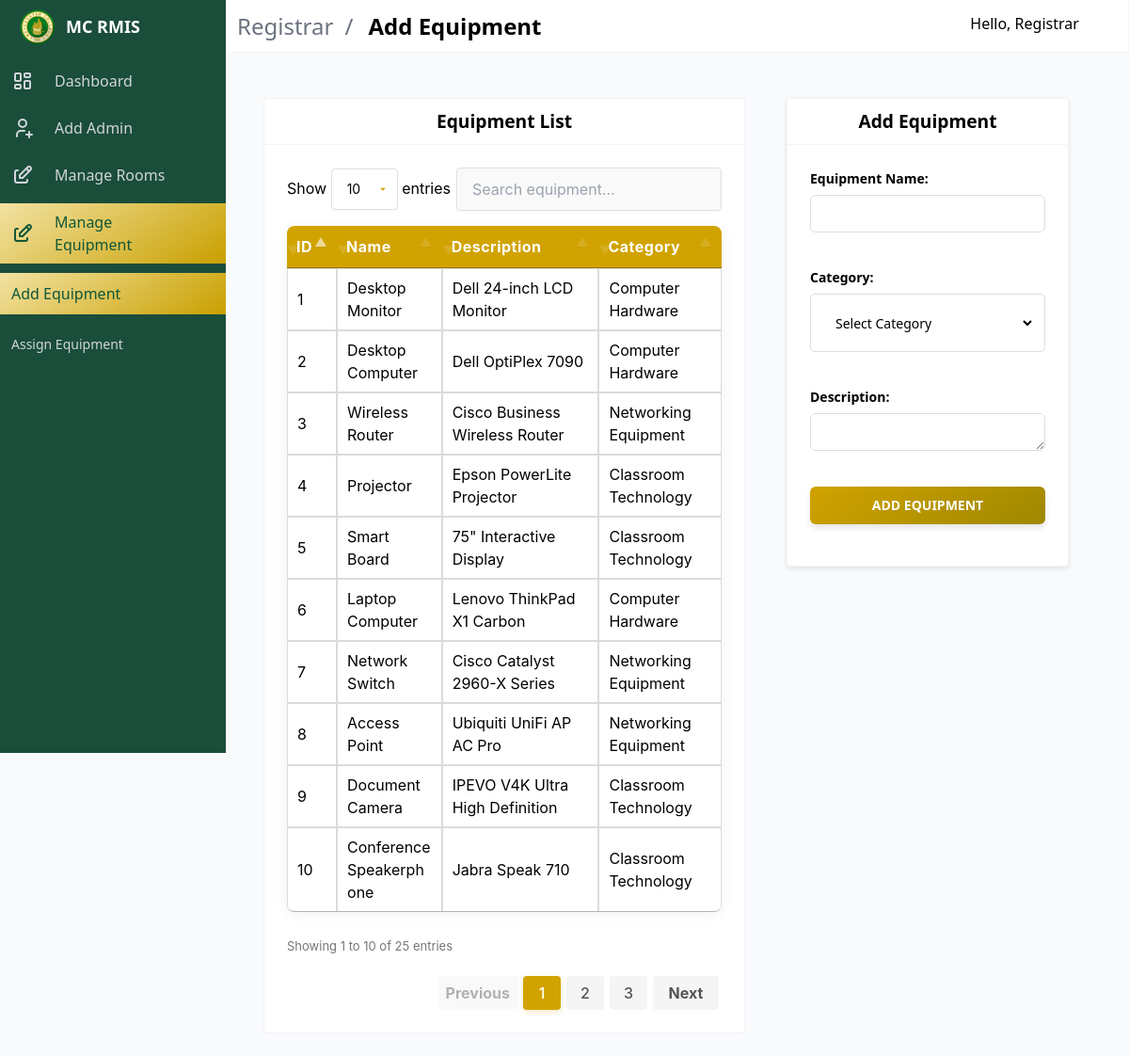
/registrar/reg_add_equipt.php (signed in), run on the app's committed database.
### tables this page shows
CREATE TABLE equipment (
    id INT AUTO_INCREMENT PRIMARY KEY,
    name VARCHAR(255) NOT NULL,
    description TEXT,
    category VARCHAR(100),
    created_at TIMESTAMP DEFAULT CURRENT_TIMESTAMP
);

### registrar/includes/add_equipt.php (called while the page is built, shortened)
<?php
try {
    $conn = db();
    $stmt = $conn->prepare("SELECT id, name, description, category FROM equipment ORDER BY id ASC");
    $stmt->execute();
    $result = $stmt->get_result();
    $equipment_list = $result->fetch_all(MYSQLI_ASSOC);
} catch (Exception $e) {
    $error_message = $e->getMessage();
}

### registrar/reg_add_equipt.php (the view, shortened to what this page needs)
<?php include "includes/add_equipt.php"; ?>
<!DOCTYPE html>
<html lang="en">
<head>
    <link rel="stylesheet" href="https://cdn.materialdesignicons.com/4.9.95/css/materialdesignicons.min.css">
    <link rel="stylesheet" href="../public/css/admin_styles/main.css">
    <link rel="stylesheet" href="../public/css/admin_styles/main_2.css">
    <link rel="stylesheet" href="../public/css/admin_styles/style-all.css">
    <link rel="stylesheet" href="../public/css/admin_styles/form_1.css">
    <link rel="stylesheet" href="https://cdn.datatables.net/1.11.5/css/jquery.dataTables.min.css">
    <link rel="stylesheet" href="../public/css/admin_styles/datatables.css">
</head>
<body>
    <div id="app">
        <?php
        include 'layout/topnav.php';
        include 'layout/sidebar.php';
        ?>
        <div class="all_container">
            <div class="table-container">
                <div class="card">
                    <header class="card-header">
                        <div class="new-title-container">
                            <p class="new-title">Equipment List</p>
                        </div>
                    </header>
                    <div class="card-content">
                        <table id="equipmentTable" class="adminTable table is-fullwidth is-striped">
                            <thead>
                                <tr class="titles">
                                    <th>ID</th>
                                    <th>Name</th>
                                    <th>Description</th>
                                    <th>Category</th>
                                </tr>
                            </thead>
                            <tbody>
                                <?php if (empty($equipment_list)): ?>
                                    <tr>
                                        <td colspan="4" class="has-text-centered">No equipment found.</td>
                                    </tr>
                                <?php else: ?>
                                    <?php foreach ($equipment_list as $equipment): ?>
                                        <tr>
                                            <td data-label="ID"><?= htmlspecialchars($equipment['id']) ?></td>
                                            <td data-label="Name"><?= htmlspecialchars($equipment['name']) ?></td>
                                            <td data-label="Description"><?= htmlspecialchars($equipment['description']) ?></td>
                                            <td data-label="Category"><?= htmlspecialchars($equipment['category']) ?></td>
                                        </tr>
                                    <?php endforeach; ?>
                                <?php endif; ?>
                            </tbody>
                        </table>
                    </div>
                </div>
            </div>
            <section class="section main-section">
                <div class="card">
                    <header class="card-header">
                        <div class="new-title-container">
                            <p class="new-title">Add Equipment</p>
                        </div>
                    </header>
                    <div class="card-content">
                        <form method="POST">
                            <div class="field is-inline">
                                <div class="field" style="width: 100%;">
                                    <label class="label">Equipment Name:</label>
                                    <div class="control">
                                        <input class="input" type="text" name="name" required style="width: 100%;">
                                    </div>
                                </div>
                            </div>
                            <div class="field is-inline">
                                <div class="field" style="width: 100%;">
                                    <label class="label">Category:</label>
                                    <div class="control">
                                        <div class="select" style="width: 100%;">
                                            <select name="category" required style="width: 100%;">
                                                <option value="">Select Category</option>
                                            </select>
                                        </div>
                                    </div>
                                </div>
                            </div>
                            <div class="field is-inline">
                                <div class="control">
                                    <label class="label">Description:</label>
                                    <textarea class="input" name="description" required></textarea>
                                </div>
                            </div>
                            <div class="field is-inline">
                                <div class="control">
                                    <button type="submit" name="add_equipment" class="styled-button">Add Equipment</button>
                                </div>
                            </div>
                        </form>
                    </div>
                </div>
            </section>
        </div>
    </div>
</body>
</html>

### public/css/admin_styles/main.css (style rules this page uses)
*,::after,::before { box-sizing:border-box;border-width:0;border-style:solid;border-color:#e5e7eb }
::after,::before { --tw-content:'' }
html { line-height:1.5;-moz-tab-size:4;-o-tab-size:4;tab-size:4;font-family:ui-sans-serif,system-ui,-apple-system,BlinkMacSystemFont,"Segoe UI",Roboto,"Helvetica Neue",Arial,"Noto Sans",sans-serif,"Apple Color Emoji","Segoe UI Emoji","Segoe UI Symbol","Noto Color Emoji" }
body { margin:0;line-height:inherit }
table { text-indent:0;border-color:inherit;border-collapse:collapse }
button,input,optgroup,select,textarea { font-family:inherit;font-size:100%;line-height:inherit;color:inherit;margin:0;padding:0 }
button,select { text-transform:none }
[type=button],[type=reset],[type=submit],button { background-color:transparent;background-image:none }
blockquote,dd,dl,figure,h1,h2,h3,h4,h5,h6,hr,p,pre { margin:0 }
textarea { resize:vertical }
input::placeholder,textarea::placeholder { opacity:1;color:#9ca3af }
[role=button],button { cursor:pointer }
audio,canvas,embed,iframe,img,object,svg,video { display:block; }
*,::after,::before { --tw-translate-x:0;--tw-translate-y:0;--tw-rotate:0;--tw-skew-x:0;--tw-skew-y:0;--tw-scale-x:1;--tw-scale-y:1;--tw-scroll-snap-strictness:proximity;--tw-ring-offset-width:0px;--tw-ring-offset-color:#fff;--tw-ring-color:rgb(59 130 246 / 0.5);--tw-ring-offset-shadow:0 0 #0000;--tw-ring-shadow:0 0 #0000;--tw-shadow:0 0 #0000;--tw-shadow-colored:0 0 #0000 }
.field:not(:last-child) { margin-bottom:.75rem }
.label { margin-bottom:.5rem;display:block;font-weight:700 }
.control { position:relative }
.file-cta,.file-name,.input,.select select,.textarea { border-radius:.25rem;border-width:1px;--tw-border-opacity:1;border-color:rgb(156 163 175 / var(--tw-border-opacity));padding-left:.75rem;padding-right:.75rem;padding-top:.5rem;padding-bottom:.5rem }
.file-cta,.file-name,.input,.select select { height:2.5rem }
.input,.select select,.textarea { width:100%;max-width:100%;--tw-bg-opacity:1;background-color:rgb(255 255 255 / var(--tw-bg-opacity)) }
.table { display:table }
body { --tw-bg-opacity:1;padding-top:3.5rem;font-size:1rem;line-height:1.5rem }
@media (min-width:1024px) { body { padding-left:15rem } }
#app { width:100vw;transition-property:all;transition-timing-function:cubic-bezier(.4,0,.2,1);transition-duration:150ms }
@media (min-width:1024px) { #app { width:auto } }
.main-section { padding:1.5rem }
.card { border-radius:.25rem;border-width:1px;--tw-border-opacity:1;border-color:rgb(243 244 246 / var(--tw-border-opacity));--tw-bg-opacity:1;background-color:rgb(255 255 255 / var(--tw-bg-opacity)) }
.card-content { padding:1.5rem }
.card-header { display:flex;align-items:stretch;border-bottom-width:1px;--tw-border-opacity:1;border-color:rgb(243 244 246 / var(--tw-border-opacity)) }
table { width:100% }
thead { display:none }
@media (min-width:1024px) { thead { display:table-header-group } }
tr { position:relative;display:block;max-width:100%;border-bottom-width:4px;--tw-border-opacity:1;border-color:rgb(243 244 246 / var(--tw-border-opacity)) }
@media (min-width:1024px) { tr { display:table-row;border-bottom-width:0 } }
tr:last-child { border-bottom-width:0 }
@media (min-width:1024px) { th { padding-top:.5rem;padding-bottom:.5rem;padding-left:.75rem;padding-right:.75rem;text-align:left } }
td { display:flex;justify-content:space-between;border-bottom-width:1px;--tw-border-opacity:1;border-color:rgb(243 244 246 / var(--tw-border-opacity));padding-top:.75rem;padding-bottom:.75rem;padding-left:1rem;padding-right:1rem;text-align:right;vertical-align:top }
@media (min-width:1024px) { td { display:table-cell;border-bottom-width:0;padding-top:.5rem;padding-bottom:.5rem;padding-left:.75rem;padding-right:.75rem;text-align:left;vertical-align:middle } }
@media (min-width:1024px) { td:before { content:attr(data-label);padding-right:.75rem;text-align:left;font-weight:600 } }

### registrar/reg_add_equipt.php (style rules this page uses)
.card-content { padding: 1.5rem; }

### data on the page
equipment: id "1", name "Desktop Monitor", description "Dell 24-inch LCD Monitor", category "Computer Hardware"
equipment: id "2", name "Desktop Computer", description "Dell OptiPlex 7090", category "Computer Hardware"
equipment: id "3", name "Wireless Router", description "Cisco Business Wireless Router", category "Networking Equipment"
equipment: id "4", name "Projector", description "Epson PowerLite Projector", category "Classroom Technology"
equipment: id "5", name "Smart Board", description "75\" Interactive Display", category "Classroom Technology"
equipment: id "6", name "Laptop Computer", description "Lenovo ThinkPad X1 Carbon", category "Computer Hardware"
equipment: id "7", name "Network Switch", description "Cisco Catalyst 2960-X Series", category "Networking Equipment"
equipment: id "8", name "Access Point", description "Ubiquiti UniFi AP AC Pro", category "Networking Equipment"
equipment: id "9", name "Document Camera", description "IPEVO V4K Ultra High Definition", category "Classroom Technology"
equipment: id "10", name "Conference Speakerphone", description "Jabra Speak 710", category "Classroom Technology"

### other printed values
$moduleName "Registrar"
$currentPageTitle "Add Equipment"
$userData['name'] "Registrar"
$menuItem['title'] "Dashboard"
$menuItem['title'] "Add Admin"
$menuItem['title'] "Manage Rooms"
$menuItem['title'] "Manage Equipment"
$child['title'] "Add Equipment"
$child['title'] "Assign Equipment"
